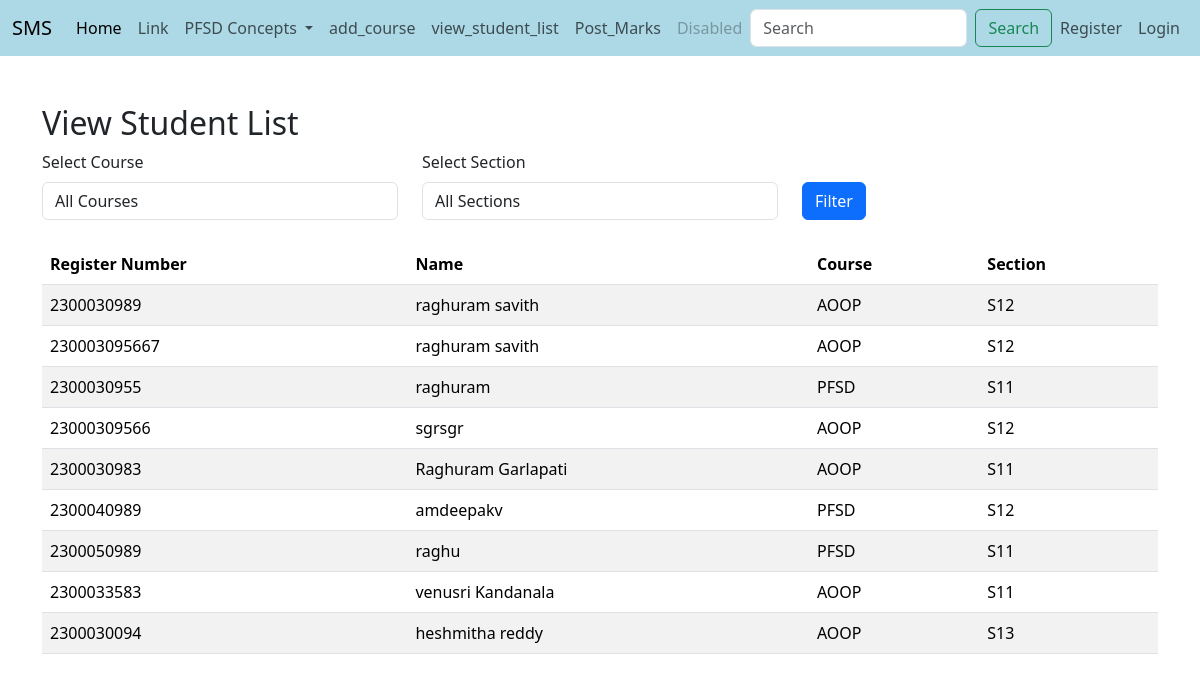
The app's page /facultyapp/view_student_list/ with its own data.
### adminapp/models.py (models this page shows, shortened)
class StudentList(models.Model):
    Register_Number = models.CharField(max_length=20, unique=True)
    Name = models.CharField(max_length=100)
    user=models.OneToOneField(User, on_delete=models.CASCADE,null=True)

### facultyapp/models.py (models this page shows, shortened)
class AddCourse(models.Model):
    COURSE_CHOICES = [
        ('AOOP', 'ADVANCED OBJECT ORIENTED PROGRAMMING'),
        ('PFSD', 'PYTHON FULL STACK DEVELOPMENT'),
    ]
    SECTION_CHOICES = [
        ('S11', 'SECTION S11'),
        ('S12', 'SECTION S12'),
        ('S13', 'SECTION S13'),
        ('S14', 'SECTION S14'),
        ('S15', 'SECTION S15'),
    ]
    student = models.ForeignKey(StudentList, on_delete=models.CASCADE)
    course = models.CharField(max_length=50, choices=COURSE_CHOICES)
    section = models.CharField(max_length=50, choices=SECTION_CHOICES)

### facultyapp/views.py (the view)
# urls.py: path('view_student_list/', views.view_student_list, name='view_student_list'),
def view_student_list(request):
    course = request.GET.get('course')
    section = request.GET.get('section')
    student_courses = AddCourse.objects.all()
    if course:
        student_courses = student_courses.filter(course=course)
    if section:
        student_courses = student_courses.filter(section=section)
    students = StudentList.objects.filter(id__in=student_courses.values('student_id'))
    course_choices = AddCourse.COURSE_CHOICES
    section_choices = AddCourse.SECTION_CHOICES
    context = {
        'students': students,
        'course_choices': course_choices,
        'section_choices': section_choices,
        'selected_course': course,
        'selected_section': section,
    }
    return render(request, 'facultyapp/view_student_list.html', context)

### templates/facultyapp/view_student_list.html (shortened to what this page needs)
{% extends 'Navbar/FacultyNavbar.html' %}
{% load static %}
{% block body %}
    <div class="container mt-5">
        <h2>View Student List</h2>
        <form method="get" class="mb-4">
            <div class="row">
                <div class="col-md-4">
                    <label for="course" class="form-label">Select Course</label>
                    <select name="course" id="course" class="form-control">
                        <option value="">All Courses</option>
                    </select>
                </div>
                <div class="col-md-4">
                    <label for="section" class="form-label">Select Section</label>
                    <select name="section" id="section" class="form-control">
                        <option value="">All Sections</option>
                    </select>
                </div>
                <div class="col-md-4 mt-4">
                    <button type="submit" class="btn btn-primary mt-2">Filter</button>
                </div>
            </div>
        </form>
        <table class="table table-striped">
            <thead>
                <tr>
                    <th>Register Number</th>
                    <th>Name</th>
                    <th>Course</th>
                    <th>Section</th>
                </tr>
            </thead>
            <tbody>
                {% if students %}
                    {% for student in students %}
                        <tr>
                            <td>{{ student.Register_Number }}</td>
                            <td>{{ student.Name }}</td>
                            <td>{{ student.addcourse_set.first.course }}</td>
                            <td>{{ student.addcourse_set.first.section }}</td>
                        </tr>
                    {% endfor %}
                {% else %}
                    <tr>
                        <td colspan="4" class="text-center">No students found.</td>
                    </tr>
                {% endif %}
            </tbody>
        </table>
    </div>
{% endblock %}

### records on screen
StudentList: Register_Number "2300030989", Name "raghuram savith", addcourse_set.first.course "AOOP", addcourse_set.first.section "S12"
StudentList: Register_Number "230003095667", Name "raghuram savith", addcourse_set.first.course "AOOP", addcourse_set.first.section "S12"
StudentList: Register_Number "2300030955", Name "raghuram", addcourse_set.first.course "PFSD", addcourse_set.first.section "S11"
StudentList: Register_Number "23000309566", Name "sgrsgr", addcourse_set.first.course "AOOP", addcourse_set.first.section "S12"
StudentList: Register_Number "2300030983", Name "Raghuram Garlapati", addcourse_set.first.course "AOOP", addcourse_set.first.section "S11"
StudentList: Register_Number "2300040989", Name "amdeepakv", addcourse_set.first.course "PFSD", addcourse_set.first.section "S12"
StudentList: Register_Number "2300050989", Name "raghu", addcourse_set.first.course "PFSD", addcourse_set.first.section "S11"
StudentList: Register_Number "2300033583", Name "venusri Kandanala", addcourse_set.first.course "AOOP", addcourse_set.first.section "S11"
StudentList: Register_Number "2300030094", Name "heshmitha reddy", addcourse_set.first.course "AOOP", addcourse_set.first.section "S13"
